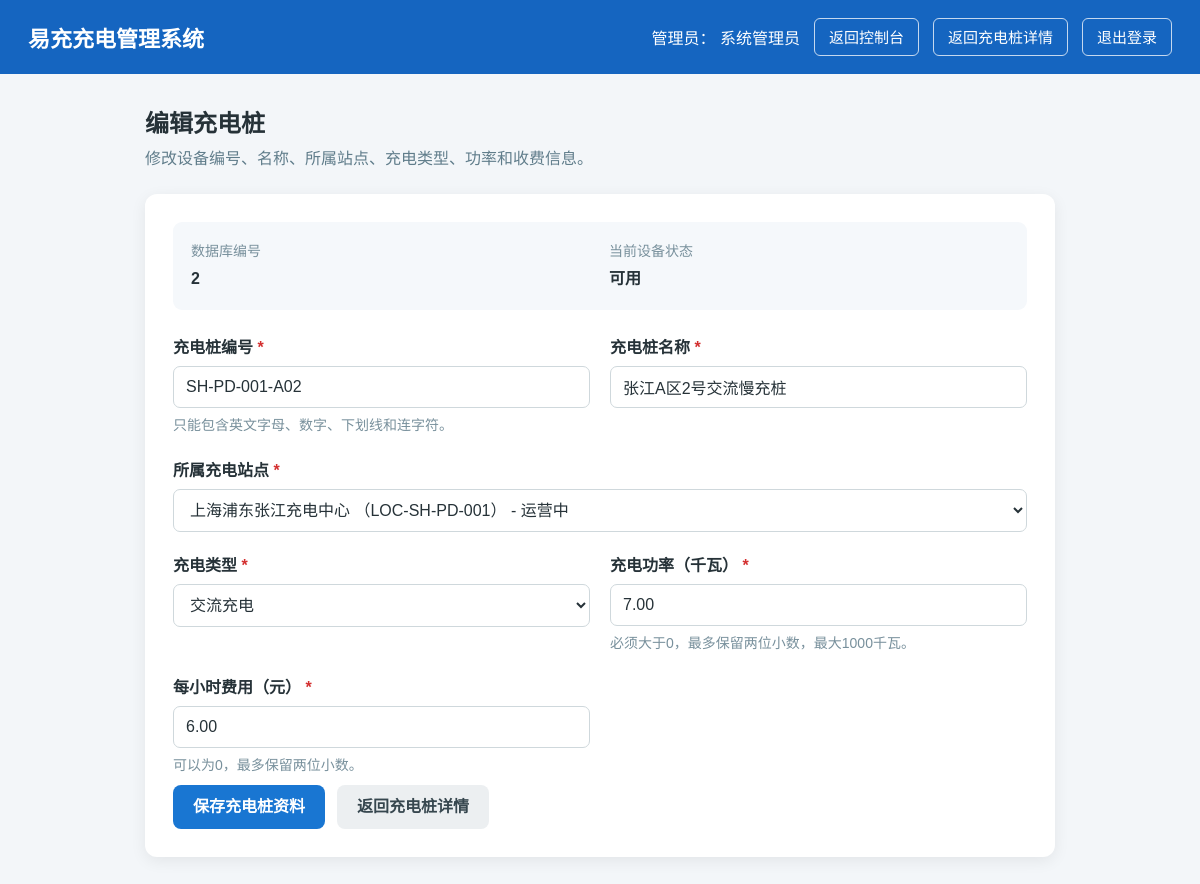
The page /public/admin/stations/edit.php?id=2 (signed in) on the database its author committed.
### tables this page shows
CREATE TABLE users (
    user_id INT UNSIGNED NOT NULL AUTO_INCREMENT COMMENT '用户主键编号',
    username VARCHAR(30) NOT NULL COMMENT '登录用户名，仅允许3到30位英文字母和数字',
    password_hash VARCHAR(255) NOT NULL COMMENT '密码哈希值，不保存明文密码',
    real_name VARCHAR(20) NOT NULL COMMENT '用户真实姓名，应用层限制为2到20个汉字',
    mobile CHAR(11) NOT NULL COMMENT '中国大陆11位手机号码',
    email VARCHAR(100) NULL COMMENT '电子邮箱，可选填写',
    role VARCHAR(20) NOT NULL DEFAULT 'user' COMMENT '用户角色：admin管理员，user普通用户',
    status VARCHAR(20) NOT NULL DEFAULT 'active' COMMENT '账户状态：active正常，disabled已停用',
    last_login_at DATETIME NULL COMMENT '最近一次成功登录时间',
    created_at DATETIME NOT NULL DEFAULT CURRENT_TIMESTAMP COMMENT '账户创建时间',
    updated_at DATETIME NOT NULL DEFAULT CURRENT_TIMESTAMP ON UPDATE CURRENT_TIMESTAMP COMMENT '账户最后更新时间',
    PRIMARY KEY (user_id),
    UNIQUE KEY uk_users_username (username),
    UNIQUE KEY uk_users_mobile (mobile),
    UNIQUE KEY uk_users_email (email),
    KEY idx_users_role (role),
    KEY idx_users_status (status),
    KEY idx_users_created_at (created_at),
    CONSTRAINT chk_users_username_format CHECK (username REGEXP '^[A-Za-z0-9]{3,30}$'),
    CONSTRAINT chk_users_real_name_length CHECK (CHAR_LENGTH(real_name) BETWEEN 2 AND 20),
    CONSTRAINT chk_users_mobile_format CHECK (mobile REGEXP '^1[3-9][0-9]{9}$'),
    CONSTRAINT chk_users_email_format CHECK (
        email IS NULL
        OR email REGEXP '^[A-Za-z0-9._%+-]+@[A-Za-z0-9.-]+\\.[A-Za-z]{2,}$'
    ),
    CONSTRAINT chk_users_role CHECK (role IN ('admin', 'user')),
    CONSTRAINT chk_users_status CHECK (status IN ('active', 'disabled'))
);

CREATE TABLE charging_stations (
    station_id INT UNSIGNED NOT NULL AUTO_INCREMENT COMMENT '充电桩主键编号',
    station_code VARCHAR(40) NOT NULL COMMENT '充电桩业务编号，例如SH-PD-001-A01',
    station_name VARCHAR(100) NOT NULL COMMENT '充电桩中文显示名称',
    location_id INT UNSIGNED NOT NULL COMMENT '所属充电站点编号',
    charger_type VARCHAR(10) NOT NULL COMMENT '充电方式：ac交流充电，dc直流充电',
    power_kw DECIMAL(8,2) UNSIGNED NOT NULL COMMENT '额定充电功率，单位为千瓦',
    hourly_rate DECIMAL(10,2) UNSIGNED NOT NULL COMMENT '每小时充电费用，单位为人民币元',
    status VARCHAR(20) NOT NULL DEFAULT 'active' COMMENT '设备状态：active可用，maintenance维护中，inactive已停用',
    created_at DATETIME NOT NULL DEFAULT CURRENT_TIMESTAMP COMMENT '充电桩创建时间',
    updated_at DATETIME NOT NULL DEFAULT CURRENT_TIMESTAMP ON UPDATE CURRENT_TIMESTAMP COMMENT '充电桩最后更新时间',
    PRIMARY KEY (station_id),
    UNIQUE KEY uk_charging_stations_code (station_code),
    UNIQUE KEY uk_charging_stations_name_per_location (location_id, station_name),
    KEY idx_charging_stations_location (location_id),
    KEY idx_charging_stations_status (status),
    KEY idx_charging_stations_status_location_id (status, location_id, station_id),
    KEY idx_charging_stations_type (charger_type),
    KEY idx_charging_stations_power (power_kw),
    KEY idx_charging_stations_rate (hourly_rate),
    CONSTRAINT fk_charging_stations_location FOREIGN KEY (location_id)
        REFERENCES locations(location_id)
        ON DELETE RESTRICT
        ON UPDATE CASCADE,
    CONSTRAINT chk_charging_stations_code_not_blank CHECK (CHAR_LENGTH(TRIM(station_code)) BETWEEN 3 AND 40),
    CONSTRAINT chk_charging_stations_name_not_blank CHECK (CHAR_LENGTH(TRIM(station_name)) BETWEEN 2 AND 100),
    CONSTRAINT chk_charging_stations_type CHECK (charger_type IN ('ac', 'dc')),
    CONSTRAINT chk_charging_stations_power CHECK (power_kw > 0),
    CONSTRAINT chk_charging_stations_rate CHECK (hourly_rate >= 0),
    CONSTRAINT chk_charging_stations_status CHECK (status IN ('active', 'maintenance', 'inactive'))
);

CREATE TABLE locations (
    location_id INT UNSIGNED NOT NULL AUTO_INCREMENT COMMENT '充电站点主键编号',
    location_code VARCHAR(30) NOT NULL COMMENT '站点业务编号，例如LOC-SH-001',
    location_name VARCHAR(100) NOT NULL COMMENT '充电站点中文名称',
    province VARCHAR(50) NOT NULL COMMENT '省、自治区或直辖市',
    city VARCHAR(50) NOT NULL COMMENT '城市',
    district VARCHAR(50) NOT NULL COMMENT '区或县',
    detailed_address VARCHAR(255) NOT NULL COMMENT '详细地址',
    description VARCHAR(500) NULL COMMENT '站点介绍和补充说明',
    longitude DECIMAL(10,7) NULL COMMENT '经度，可用于地图定位',
    latitude DECIMAL(10,7) NULL COMMENT '纬度，可用于地图定位',
    status VARCHAR(20) NOT NULL DEFAULT 'active' COMMENT '站点状态：active运营中，maintenance维护中，inactive已停用',
    created_at DATETIME NOT NULL DEFAULT CURRENT_TIMESTAMP COMMENT '站点创建时间',
    updated_at DATETIME NOT NULL DEFAULT CURRENT_TIMESTAMP ON UPDATE CURRENT_TIMESTAMP COMMENT '站点最后更新时间',
    PRIMARY KEY (location_id),
    UNIQUE KEY uk_locations_code (location_code),
    UNIQUE KEY uk_locations_name_address (location_name, province, city, district, detailed_address),
    KEY idx_locations_name (location_name),
    KEY idx_locations_region (province, city, district),
    KEY idx_locations_status (status),
    KEY idx_locations_status_name_id (status, location_name, location_id),
    KEY idx_locations_created_at (created_at),
    CONSTRAINT chk_locations_code_not_blank CHECK (CHAR_LENGTH(TRIM(location_code)) BETWEEN 3 AND 30),
    CONSTRAINT chk_locations_name_not_blank CHECK (CHAR_LENGTH(TRIM(location_name)) BETWEEN 2 AND 100),
    CONSTRAINT chk_locations_province_not_blank CHECK (CHAR_LENGTH(TRIM(province)) BETWEEN 2 AND 50),
    CONSTRAINT chk_locations_city_not_blank CHECK (CHAR_LENGTH(TRIM(city)) BETWEEN 2 AND 50),
    CONSTRAINT chk_locations_district_not_blank CHECK (CHAR_LENGTH(TRIM(district)) BETWEEN 2 AND 50),
    CONSTRAINT chk_locations_address_not_blank CHECK (CHAR_LENGTH(TRIM(detailed_address)) BETWEEN 2 AND 255),
    CONSTRAINT chk_locations_longitude CHECK (longitude IS NULL OR longitude BETWEEN -180 AND 180),
    CONSTRAINT chk_locations_latitude CHECK (latitude IS NULL OR latitude BETWEEN -90 AND 90),
    CONSTRAINT chk_locations_status CHECK (status IN ('active', 'maintenance', 'inactive'))
);

### public/admin/stations/edit.php (the view, shortened to what the rows shown need)
<?php
require_once dirname(__DIR__, 3) . '/bootstrap.php';
$connection = $database->getConnection();
$userRepository = new UserRepository($connection);
$locationRepository = new LocationRepository($connection);
$stationRepository = new ChargingStationRepository($connection);
$session = new Session();
$authGuard = new AuthGuard($session, $userRepository);
$currentUser = $authGuard->requireAdmin(
    '../../login.php',
    '../../user/dashboard.php'
);
$stationId = filter_input(
    INPUT_GET,
    'id',
    FILTER_VALIDATE_INT,
    [
        'options' => [
            'min_range' => 1,
        ],
    ]
);
$station = $stationRepository->findById($stationId);
$locations = $locationRepository->findAll();
$errors = [];
$oldData = [
    'station_code' => $station->getStationCode(),
    'station_name' => $station->getStationName(),
    'location_id' => (string)$station->getLocationId(),
    'charger_type' => $station->getChargerType(),
    'power_kw' => $station->getPowerKw(),
    'hourly_rate' => $station->getHourlyRate(),
];
$topbarTheme = 'admin';
$topbarIdentityLabel = '管理员';
$topbarDisplayName = $currentUser->getRealName();
$topbarLinks = [
    [
        'label' => '返回控制台',
        'href' => '../dashboard.php',
    ],
    [
        'label' => '返回充电桩详情',
        'href' => 'detail.php?id=' . $stationId,
    ],
    [
        'label' => '退出登录',
        'method' => 'post',
        'href' => '../../logout.php',
    ],
];
?>
<!DOCTYPE html>
<html lang="zh-CN">
<head>
    <link rel="stylesheet" href="../../assets/css/common.css">
    <link rel="stylesheet" href="../../assets/css/forms.css">
</head>
<body>
    <?php require dirname(__DIR__, 3) . '/views/partials/topbar.php'; ?>
    <main class="page">
        <section class="page-header">
            <h2 class="page-title">编辑充电桩</h2>
        </section>
        <section class="form-card">
            <div class="readonly-grid">
                <div>
                    <div class="readonly-label">数据库编号</div>
                    <p class="readonly-value">
                        <?= View::escape((string)$stationId) ?>
                    </p>
                </div>
                <div>
                    <div class="readonly-label">当前设备状态</div>
                    <p class="readonly-value">
                        <?= View::escape($station->getStatusLabel()) ?>
                    </p>
                </div>
            </div>
            <form method="post" action="">
                <div class="form-grid">
                    <div class="form-group">
                        <label class="form-label" for="station_code">
                            充电桩编号
                            <span class="required-mark">*</span>
                        </label>
                        <input
                            class="form-control <?= View::hasError(
                                $errors,
                                'station_code'
                            ) ? 'input-error' : '' ?>"
                            type="text"
                            id="station_code"
                            name="station_code"
                            value="<?= View::escape($oldData['station_code']) ?>"
                            minlength="3"
                            maxlength="50"
                            pattern="[A-Za-z0-9_-]+"
                            required
                        >
                        <p class="field-help">
                            只能包含英文字母、数字、下划线和连字符。
                        </p>
                    </div>
                    <div class="form-group">
                        <label class="form-label" for="station_name">
                            充电桩名称
                            <span class="required-mark">*</span>
                        </label>
                        <input
                            class="form-control <?= View::hasError(
                                $errors,
                                'station_name'
                            ) ? 'input-error' : '' ?>"
                            type="text"
                            id="station_name"
                            name="station_name"
                            value="<?= View::escape($oldData['station_name']) ?>"
                            minlength="2"
                            maxlength="100"
                            required
                        >
                    </div>
                    <div class="form-group full-width">
                        <label class="form-label" for="location_id">
                            所属充电站点
                            <span class="required-mark">*</span>
                        </label>
                        <select
                            class="form-control <?= View::hasError(
                                $errors,
                                'location_id'
                            ) ? 'input-error' : '' ?>"
                            id="location_id"
                            name="location_id"
                            required
                        >
                            <?php foreach($locations as $location): ?>
                                <?php
                                $locationId = $location->getLocationId();
                                ?>
                                <option
                                    value="<?= View::escape((string)$locationId) ?>"
                                    <?= (string)$locationId === $oldData['location_id']
                                        ? 'selected'
                                        : '' ?>
                                >
                                    <?= View::escape($location->getLocationName()) ?>
                                    （<?= View::escape($location->getLocationCode()) ?>）
                                </option>
                            <?php endforeach; ?>
                        </select>
                    </div>
                    <div class="form-group">
                        <label class="form-label" for="charger_type">
                            充电类型
                            <span class="required-mark">*</span>
                        </label>
                        <select
                            class="form-control <?= View::hasError(
                                $errors,
                                'charger_type'
                            ) ? 'input-error' : '' ?>"
                            id="charger_type"
                            name="charger_type"
                            required
                        >
                            <option
                                value="ac"
                                <?= $oldData['charger_type'] === 'ac'
                                    ? 'selected'
                                    : '' ?>
                            >
                                交流充电
                            </option>
                        </select>
                    </div>
                    <div class="form-group">
                        <label class="form-label" for="power_kw">
                            充电功率（千瓦）
                            <span class="required-mark">*</span>
                        </label>
                        <input
                            class="form-control <?= View::hasError(
                                $errors,
                                'power_kw'
                            ) ? 'input-error' : '' ?>"
                            type="text"
                            id="power_kw"
                            name="power_kw"
                            value="<?= View::escape($oldData['power_kw']) ?>"
                            maxlength="7"
                            placeholder="例如：60.00"
                            required
                        >
                        <p class="field-help">
                            必须大于0，最多保留两位小数，最大1000千瓦。
                        </p>
                    </div>
                    <div class="form-group">
                        <label class="form-label" for="hourly_rate">
                            每小时费用（元）
                            <span class="required-mark">*</span>
                        </label>
                        <input
                            class="form-control <?= View::hasError(
                                $errors,
                                'hourly_rate'
                            ) ? 'input-error' : '' ?>"
                            type="text"
                            id="hourly_rate"
                            name="hourly_rate"
                            value="<?= View::escape($oldData['hourly_rate']) ?>"
                            maxlength="11"
                            placeholder="例如：6.00"
                            required
                        >
                        <p class="field-help">
                            可以为0，最多保留两位小数。
                        </p>
                    </div>
                </div>
            </form>
        </section>
    </main>
</body>
</html>

### views/partials/topbar.php (shortened to what the rows shown need)
<?php
$topbarSystemName = isset($topbarSystemName) ? (string)$topbarSystemName : '易充充电管理系统';
$topbarIdentityLabel = isset($topbarIdentityLabel) ? (string)$topbarIdentityLabel : '';
$topbarDisplayName = isset($topbarDisplayName) ? (string)$topbarDisplayName : '';
$topbarLinks = isset($topbarLinks) && is_array($topbarLinks) ? $topbarLinks : [];
$topbarTheme = isset($topbarTheme) ? (string)$topbarTheme : 'admin';
$topbarThemeClass = $topbarTheme === 'user' ? 'topbar-user' : 'topbar-admin';
?>
<header class="topbar <?= View::escape($topbarThemeClass) ?>">
    <h1 class="system-name"><?= View::escape($topbarSystemName) ?></h1>
    <div class="topbar-actions">
        <?php if($topbarIdentityLabel !== '' || $topbarDisplayName !== ''): ?>
            <span>
                <?= View::escape($topbarIdentityLabel) ?>：
                <?= View::escape($topbarDisplayName) ?>
            </span>
        <?php endif; ?>
        <?php foreach($topbarLinks as $topbarLink): ?>
            <?php
            $linkLabel = (string)($topbarLink['label'] ?? '');
            $linkHref = (string)($topbarLink['href'] ?? '');
            $linkMethod = strtolower((string)($topbarLink['method'] ?? 'get'));
            ?>
            <?php if($linkMethod === 'post'): ?>
                <form class="topbar-form" method="post" action="<?= View::escape($linkHref) ?>">
                    <button class="topbar-link topbar-button" type="submit">
                    </button>
                </form>
            <?php else: ?>
                <a class="topbar-link" href="<?= View::escape($linkHref) ?>">
                    <?= View::escape($linkLabel) ?>
                </a>
            <?php endif; ?>
        <?php endforeach; ?>
    </div>
</header>

### rows shown on the page
users: real_name "系统管理员"
charging_stations: station_id "2", status "可用", station_code "SH-PD-001-A02", station_name "张江A区2号交流慢充桩", location_id "上海浦东张江充电中心 （LOC-SH-PD-001） - 运营中", charger_type "交流充电", power_kw "7.00", hourly_rate "6.00"

### other values the page prints
View::escape($topbarSystemName) "易充充电管理系统"
View::escape($topbarIdentityLabel) "管理员"
View::escape($linkLabel) "返回控制台"
View::escape($linkLabel) "返回充电桩详情"
View::escape($linkLabel) "退出登录"
